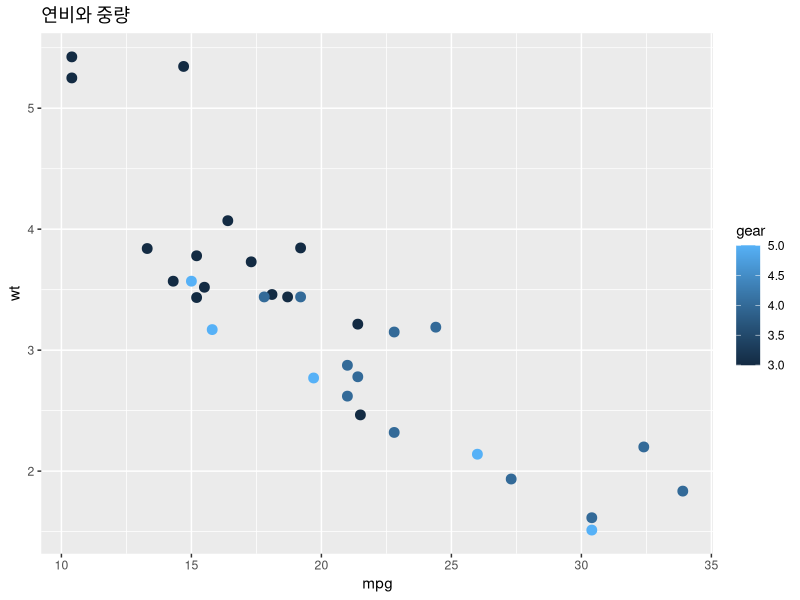

The R source for this figure:
install.packages("ggplot2")
library(ggplot2)

ggplot(data=mtcars, aes(x=mpg, y=wt,
                        color=gear)) +
  geom_point(size=3) +
  ggtitle("연비와 중량")

